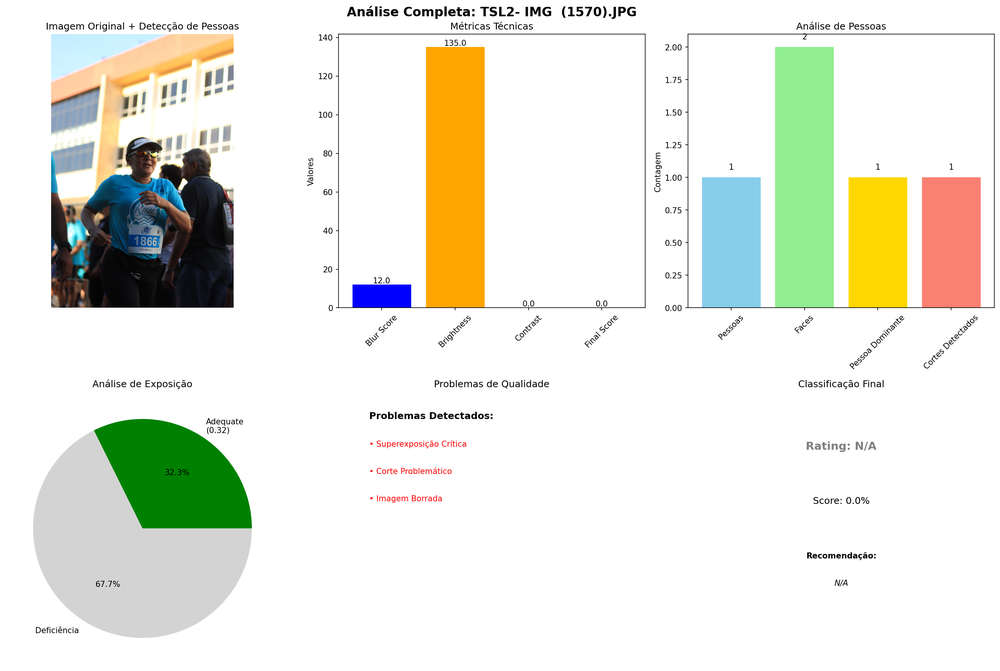
#> input picture data/quality/comprehensive_analysis/analysis_003_TSL2- IMG  (1570).png, 1000 x 671 px, shrunk from 2641 x 1771 before the run, given in place of out.png, which was not available
$ python exposure_analyzer.py out.png
#> lines starting #> are read from the running program, lines starting #| are printed output that depends on the picture; pictures that were not available may be replaced by others from this repository, and a replacement may not be noted
#> in analyze_image_exposure, image is the input picture: shape (671, 1000, 3); mean B, G, R 223.5, 234, 232.8
#!/usr/bin/env python3
"""
Exposure Analysis Module for Photo Culling System
Módulo de análise de exposição para sistema de seleção de fotos

Implements exposure analysis using HSV histogram and adaptive thresholding
Following the roadmap Phase 1 specifications
"""

import cv2
import numpy as np
from enum import Enum
from typing import Dict, Optional, Tuple
import logging

logger = logging.getLogger(__name__)


class ExposureLevel(Enum):
    """Classification levels for image exposure"""
    EXTREMELY_DARK = "extremely_dark"
    DARK = "dark"
    ADEQUATE = "adequate"
    BRIGHT = "bright"
    EXTREMELY_BRIGHT = "extremely_bright"


class ExposureAnalyzer:
    """
    Advanced exposure analysis using HSV histogram and adaptive thresholding
    Based on scientific methods from computer vision literature
    """

    def __init__(self):
        """Initialize the exposure analyzer with default settings"""
        self.thresholds = {
            'extremely_dark': 40,
            'dark': 80,
            'bright': 180,
            'extremely_bright': 220
        }

    def analyze_exposure(self, image: np.ndarray) -> Dict:
        """
        Analyze image exposure using HSV histogram and adaptive thresholding

        Args:
            image: Input image in BGR format (OpenCV format)

        Returns:
            Dictionary containing exposure analysis results
        """
        try:
            if image is None:
                raise ValueError("Imagem não pode ser None")

            # Convert to HSV for better brightness analysis
            hsv = cv2.cvtColor(image, cv2.COLOR_BGR2HSV)
#> hsv: shape (671, 1000, 3); mean H, S, V 9.2, 24.6, 240.1
            value_channel = hsv[:, :, 2]
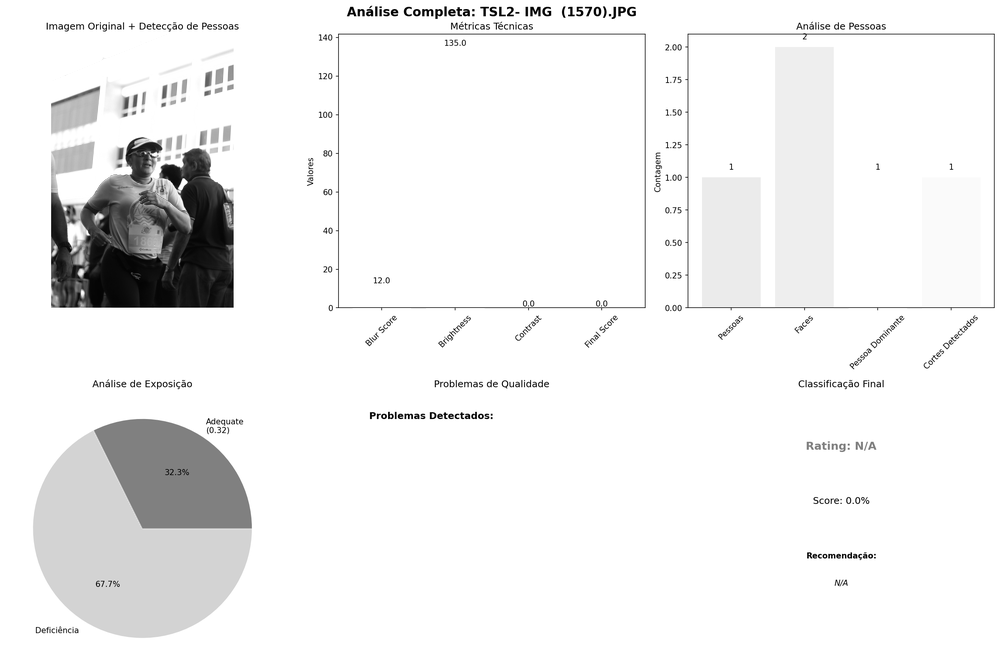
#> value_channel: shape (671, 1000); min 0, max 255, mean 240.1

            # Calculate histogram for the Value channel
            hist = cv2.calcHist([value_channel], [0], None, [256], [0, 256])
#> hist = 256 values, max 542680 at index 255, min 49 at index 2, mean 2621.1

            # Otsu threshold for adaptive analysis
            try:
                threshold, _ = cv2.threshold(value_channel, 0, 255,
                                          cv2.THRESH_BINARY + cv2.THRESH_OTSU)
#> threshold = 167
            except Exception as e:
                logger.warning(f"Erro ao calcular threshold de Otsu: {e}")
                threshold = 128  # Default fallback

            # Calculate mean brightness
            mean_brightness = float(np.mean(value_channel))
#> mean_brightness = 240.1

            # Calculate histogram statistics
            hist_stats = self._calculate_histogram_statistics(hist, value_channel)

            # Determine exposure classification
            exposure_level = self._classify_exposure(mean_brightness)

            # Calculate exposure quality score (0-1, where 1 is best)
            quality_score = self._calculate_exposure_quality(mean_brightness, hist_stats)

            return {
                'exposure_level': exposure_level.value,
                'mean_brightness': float(mean_brightness),
                'otsu_threshold': float(threshold),
                'quality_score': float(quality_score),
                'histogram_stats': hist_stats,
                'is_properly_exposed': quality_score > 0.6,
                'analysis_version': '1.0'
            }

        except Exception as e:
            logger.error(f"Erro na análise de exposição: {e}")
            return self._get_default_exposure_result()

    def _calculate_histogram_statistics(self, hist: np.ndarray,
                                       value_channel: np.ndarray) -> Dict:
        """Calculate comprehensive histogram statistics"""
        try:
            # Normalize histogram
            hist_norm = hist.flatten() / hist.sum()
#> hist_norm = 256 values, max 0.809 at index 255, min 7.3e-05 at index 2, mean 0.00391

            # Calculate percentiles
            percentiles = np.percentile(value_channel, [5, 25, 50, 75, 95])
#> percentiles = [128, 255, 255, 255, 255]

            # Calculate histogram moments
            bins = np.arange(256)
            mean_hist = np.sum(bins * hist_norm)
#> mean_hist = 240.1
            variance_hist = np.sum((bins - mean_hist) ** 2 * hist_norm)
#> variance_hist = 2061.4
            std_hist = np.sqrt(variance_hist)
#> std_hist = 45.4

            # Detect clipping (overexposure/underexposure)
            shadow_clipping = np.sum(hist_norm[:10])  # First 10 bins
#> shadow_clipping = 0.00477
            highlight_clipping = np.sum(hist_norm[-10:])  # Last 10 bins
#> highlight_clipping = 0.841
#> in analyze_exposure, `hist_stats = self._calculate_histogram_statistics(hist, value_channel)`: hist_stats = 10 items

            return {
                'percentile_5': float(percentiles[0]),
                'percentile_25': float(percentiles[1]),
                'median': float(percentiles[2]),
                'percentile_75': float(percentiles[3]),
                'percentile_95': float(percentiles[4]),
                'mean_histogram': float(mean_hist),
                'std_histogram': float(std_hist),
                'shadow_clipping': float(shadow_clipping),
                'highlight_clipping': float(highlight_clipping),
                'dynamic_range': float(percentiles[4] - percentiles[0])
            }

        except Exception as e:
            logger.error(f"Erro ao calcular estatísticas do histograma: {e}")
            return {}

    def _classify_exposure(self, mean_brightness: float) -> ExposureLevel:
        """Classify exposure level based on mean brightness"""
        if mean_brightness < self.thresholds['extremely_dark']:
            return ExposureLevel.EXTREMELY_DARK
        elif mean_brightness < self.thresholds['dark']:
            return ExposureLevel.DARK
        elif mean_brightness > self.thresholds['extremely_bright']:
            return ExposureLevel.EXTREMELY_BRIGHT
        elif mean_brightness > self.thresholds['bright']:
            return ExposureLevel.BRIGHT
        else:
            return ExposureLevel.ADEQUATE

    def _calculate_exposure_quality(self, mean_brightness: float,
                                   hist_stats: Dict) -> float:
        """
        Calculate exposure quality score (0-1)
        Higher score means better exposure
        """
#> called with mean_brightness = 240.1
        try:
            # Base score from brightness (optimal around 100-150)
            optimal_brightness = 125
            brightness_diff = abs(mean_brightness - optimal_brightness)
#> brightness_diff = 115.1
            brightness_score = max(0, 1 - (brightness_diff / 100))
#> brightness_score = 0

            # Penalty for clipping
            clipping_penalty = 0
            if hist_stats:
                shadow_clip = hist_stats.get('shadow_clipping', 0)
#> shadow_clip = 0.00477
                highlight_clip = hist_stats.get('highlight_clipping', 0)
#> highlight_clip = 0.841
                clipping_penalty = min(0.5, (shadow_clip + highlight_clip) * 2)
#> clipping_penalty = 0.5

            # Dynamic range bonus
            dynamic_range_bonus = 0
            if hist_stats and 'dynamic_range' in hist_stats:
                dynamic_range = hist_stats['dynamic_range']
#> dynamic_range = 127
                # Good dynamic range is typically > 150
                if dynamic_range > 150:
                    dynamic_range_bonus = 0.1

            # Calculate final score
            final_score = brightness_score - clipping_penalty + dynamic_range_bonus
#> final_score = -0.5
            return max(0.0, min(1.0, final_score))

        except Exception as e:
            logger.error(f"Erro ao calcular qualidade da exposição: {e}")
            return 0.5  # Default neutral score

    def _get_default_exposure_result(self) -> Dict:
        """Return default result in case of analysis failure"""
        return {
            'exposure_level': ExposureLevel.ADEQUATE.value,
            'mean_brightness': 128.0,
            'otsu_threshold': 128.0,
            'quality_score': 0.5,
            'histogram_stats': {},
            'is_properly_exposed': True,
            'analysis_version': '1.0',
            'error': True
        }


def analyze_image_exposure(image_path: str) -> Optional[Dict]:
    """
    Convenience function to analyze exposure of an image file

    Args:
        image_path: Path to the image file

    Returns:
        Exposure analysis results or None if failed
    """
    try:
        image = cv2.imread(image_path)
        if image is None:
            logger.error(f"Não foi possível carregar a imagem: {image_path}")
            return None

        analyzer = ExposureAnalyzer()
        return analyzer.analyze_exposure(image)
#> in analyze_exposure, `quality_score = self._calculate_exposure_quality(mean_brightness, hist..`: quality_score = 0

    except Exception as e:
        logger.error(f"Erro ao analisar exposição da imagem {image_path}: {e}")
        return None


if __name__ == "__main__":
    # Test the module
    import sys
    if len(sys.argv) > 1:
        result = analyze_image_exposure(sys.argv[1])
#> result = 7 items
        if result:
            print("Exposure Analysis Results:")
            for key, value in result.items():
                print(f"  {key}: {value}")
#> this loop made 7 passes
#> (key, value) on passes 1, 2, 3, 4, 6, 7: ('exposure_level', 'extremely_bright'), ('mean_brightness', 240.1), ('otsu_threshold', 167), ('quality_score', 0), ('is_properly_exposed', False), ('analysis_version', '1.0')
#> (printed output is left out)
        else:
            print("Failed to analyze image")

$ run again, on data/quality/comprehensive_analysis/analysis_005_TSL2- IMG  (541).png
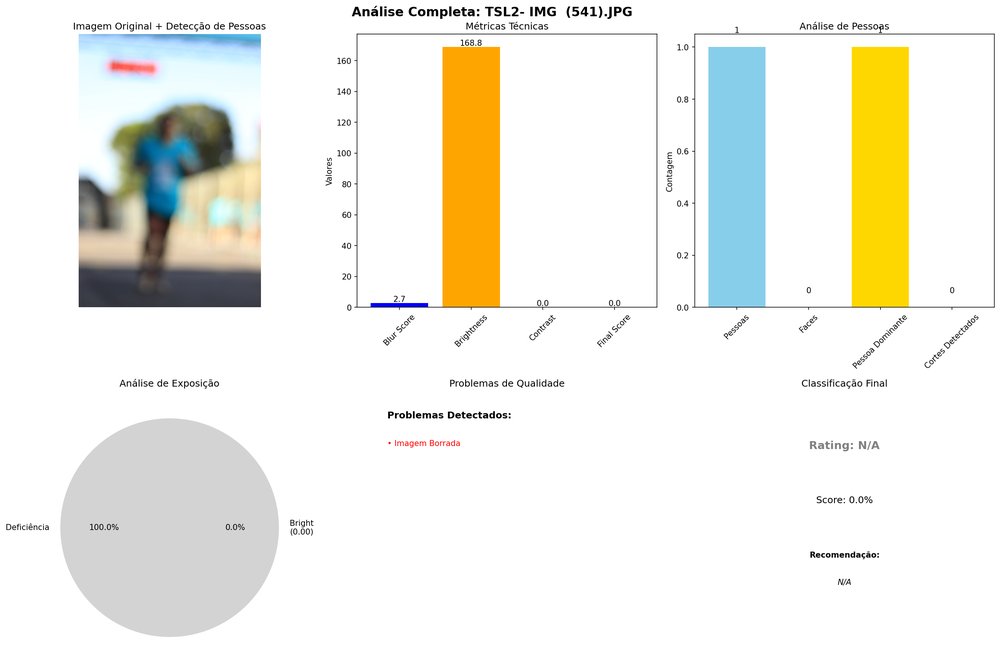
#> input picture data/quality/comprehensive_analysis/analysis_005_TSL2- IMG  (541).png, 1000 x 670 px, shrunk from 2644 x 1771 before the run, given in place of out.png, which was not available
#> in analyze_image_exposure, image is the input picture: shape (670, 1000, 3); mean B, G, R 231.7, 239.7, 240.4
#> hsv: shape (670, 1000, 3); mean H, S, V 8.8, 18.1, 244.3
#> in analyze_exposure, `value_channel = hsv[:, :, 2]`:
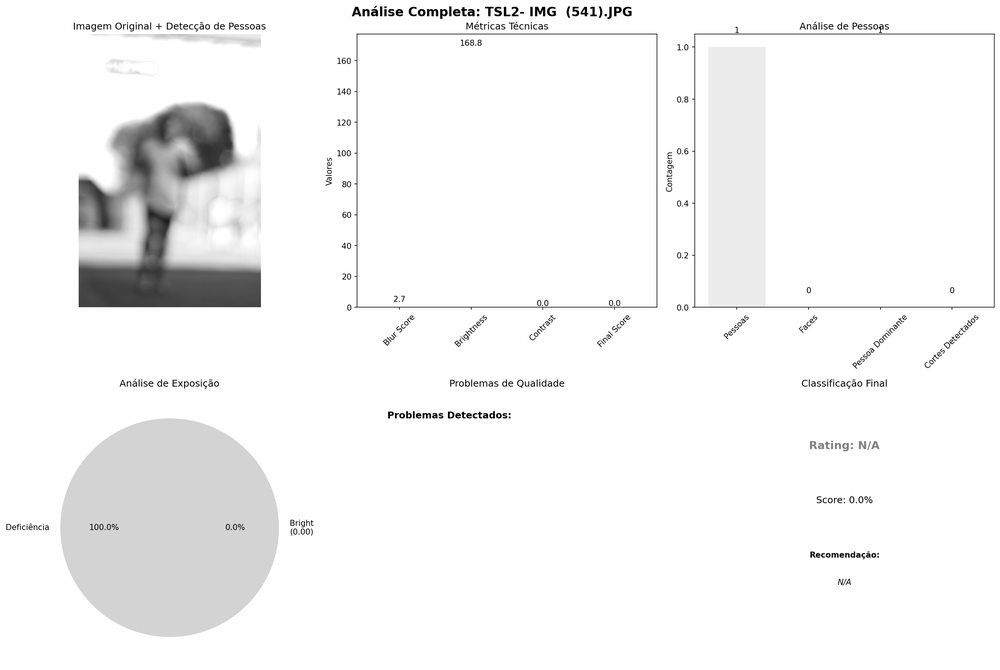
#> value_channel: shape (670, 1000); min 0, max 255, mean 244.3
#> hist = 256 values, max 556494 at index 255, min 7 at index 17, mean 2617.2
#> threshold = 178
#> mean_brightness = 244.3
#> hist_norm = 256 values, max 0.831 at index 255, min 1.04e-05 at index 17, mean 0.00391
#> percentiles = [198, 255, 255, 255, 255]
#> mean_hist = 244.3
#> variance_hist = 1130.3
#> std_hist = 33.62
#> shadow_clipping = 0.000985
#> highlight_clipping = 0.85
#> hist_stats = 10 items
#> brightness_diff = 119.3
#> brightness_score = 0
#> shadow_clip = 0.000985
#> highlight_clip = 0.85
#> clipping_penalty = 0.5
#> dynamic_range = 57.05
#> final_score = -0.5
#> quality_score = 0
#> result = 7 items
#> the loop `for key, value in result.items():` made 7 passes
#> (key, value) on passes 1, 2, 3, 4, 6, 7: ('exposure_level', 'extremely_bright'), ('mean_brightness', 244.3), ('otsu_threshold', 178), ('quality_score', 0), ('is_properly_exposed', False), ('analysis_version', '1.0')
#> (printed output is left out)

$ run again, on data/quality/comprehensive_analysis/analysis_007_TSL2- IMG  (131).png
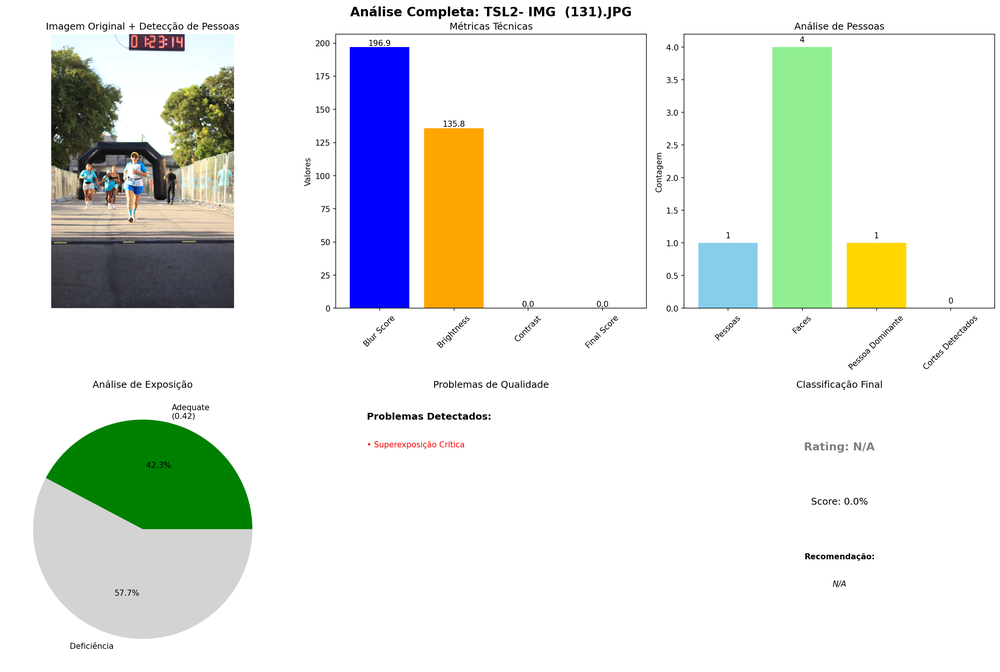
#> input picture data/quality/comprehensive_analysis/analysis_007_TSL2- IMG  (131).png, 1000 x 672 px, shrunk from 2636 x 1771 before the run, given in place of out.png, which was not available
#> in analyze_image_exposure, image is the input picture: shape (672, 1000, 3); mean B, G, R 227.2, 230.8, 227
#> hsv: shape (672, 1000, 3); mean H, S, V 12.3, 24.3, 239.3
#> in analyze_exposure, `value_channel = hsv[:, :, 2]`:
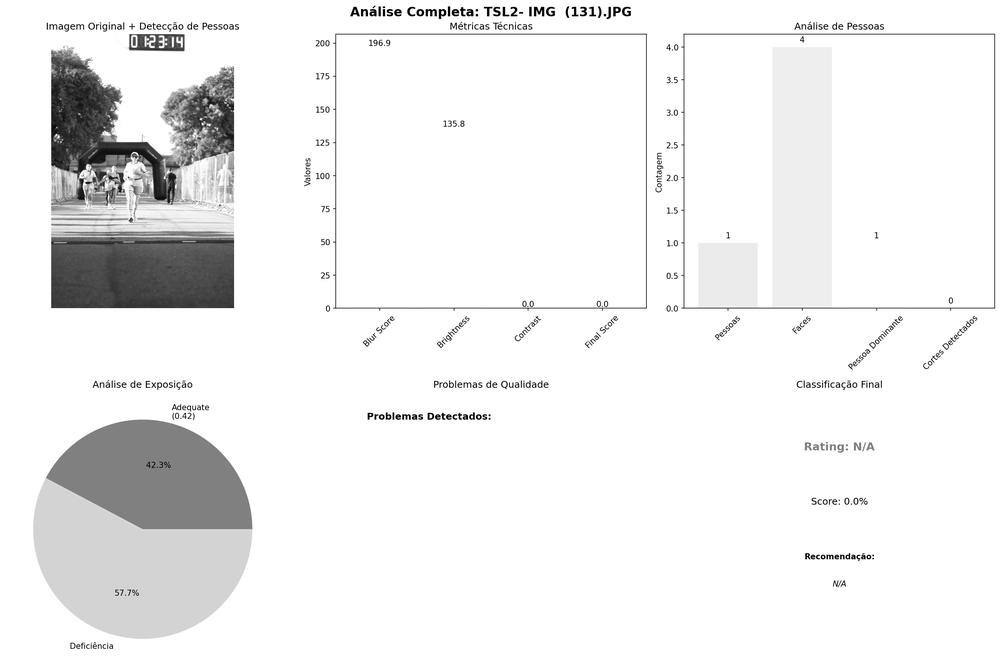
#> value_channel: shape (672, 1000); min 0, max 255, mean 239.3
#> hist = 256 values, max 547080 at index 255, min 15 at index 10, mean 2625
#> threshold = 176
#> mean_brightness = 239.3
#> hist_norm = 256 values, max 0.814 at index 255, min 2.23e-05 at index 10, mean 0.00391
#> percentiles = [128, 255, 255, 255, 255]
#> mean_hist = 239.3
#> variance_hist = 1966.2
#> std_hist = 44.34
#> shadow_clipping = 0.00104
#> highlight_clipping = 0.832
#> hist_stats = 10 items
#> brightness_diff = 114.3
#> brightness_score = 0
#> shadow_clip = 0.00104
#> highlight_clip = 0.832
#> clipping_penalty = 0.5
#> dynamic_range = 127
#> final_score = -0.5
#> quality_score = 0
#> result = 7 items
#> the loop `for key, value in result.items():` made 7 passes
#> (key, value) on passes 1, 2, 3, 4, 6, 7: ('exposure_level', 'extremely_bright'), ('mean_brightness', 239.3), ('otsu_threshold', 176), ('quality_score', 0), ('is_properly_exposed', False), ('analysis_version', '1.0')
#> (printed output is left out)
